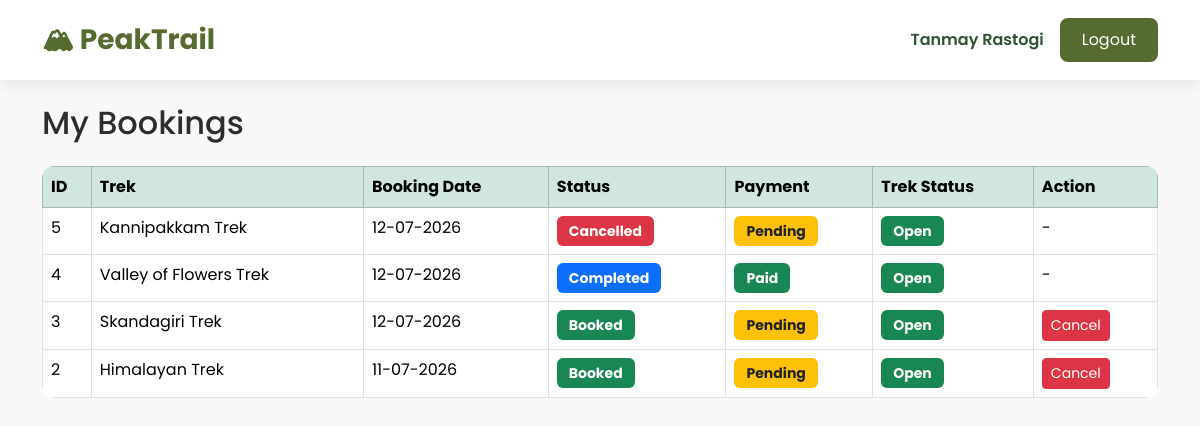
Screenshot of /trekker/my-bookings (signed in) with the database file from the repository.
### models/user.py (models this page shows, shortened)
class User(UserMixin, db.Model):
    __tablename__ = "users"
    id = db.Column(db.Integer, primary_key=True)
    name = db.Column(db.String(100), nullable=False)
    email = db.Column(db.String(120), unique=True, nullable=False)
    password = db.Column(db.String(255), nullable=False)
    role = db.Column(db.String(20), nullable=False)
    is_active = db.Column(db.Boolean, default=True)
    is_blacklisted = db.Column(db.Boolean, default=False)
    created_at = db.Column(db.DateTime, default=datetime.utcnow)
    bookings = db.relationship("Booking", backref="user", lazy=True)
    staff_profile = db.relationship(
        "StaffProfile",
        backref="user",
        uselist=False
    )

### models/booking.py (models this page shows, shortened)
class Booking(db.Model):
    __tablename__ = "bookings"
    id = db.Column(db.Integer, primary_key=True)
    user_id = db.Column(
        db.Integer,
        db.ForeignKey("users.id"),
        nullable=False
    )
    trek_id = db.Column(
        db.Integer,
        db.ForeignKey("treks.id"),
        nullable=False
    )
    booking_date = db.Column(
        db.DateTime,
        default=datetime.utcnow
    )
    booking_status = db.Column(
        db.String(20),
        default="Booked"
    )
    payment_status = db.Column(
        db.String(20),
        default="Pending"
    )

### models/trek.py (models this page shows, shortened)
class Trek(db.Model):
    __tablename__ = "treks"
    id = db.Column(db.Integer, primary_key=True)
    trek_name = db.Column(db.String(100), nullable=False)
    location = db.Column(db.String(100), nullable=False)
    image_url = db.Column(db.String(500))
    price = db.Column(
        db.Float,
        nullable=False,
        default=0
    )
    difficulty = db.Column(db.String(20), nullable=False)
    duration = db.Column(db.Integer, nullable=False)
    available_slots = db.Column(db.Integer, nullable=False)
    description = db.Column(db.Text)
    start_date = db.Column(db.Date, nullable=False)
    end_date = db.Column(db.Date, nullable=False)
    status = db.Column(
        db.String(20),
        default="Open"
    )
    assigned_staff_id = db.Column(
        db.Integer,
        db.ForeignKey("staff_profiles.id"),
        nullable=True
    )
    bookings = db.relationship(
        "Booking",
        backref="trek",
        lazy=True
    )

### routes/trekker.py (the view)
@trekker.route("/trekker/my-bookings")
@login_required
def my_bookings():
    if current_user.role != "trekker":
        flash("Access Denied!", "danger")
        return redirect(url_for("home"))
    bookings = Booking.query.filter_by(
        user_id=current_user.id
    ).order_by(
        Booking.booking_date.desc()
    ).all()
    return render_template(
        "trekker/my_bookings.html",
        bookings=bookings
    )

### app.py (called while the page is built)
@login_manager.user_loader
def load_user(user_id):
    return User.query.get(int(user_id))

### templates/trekker/my_bookings.html (shortened to what this page needs)
{% extends "base.html" %}
{% block content %}
<h2 class="mb-4">
My Bookings
</h2>
{% if bookings %}
<table class="table table-bordered table-hover">
<thead class="table-success">
<tr>
<th>ID</th>
<th>Trek</th>
<th>Booking Date</th>
<th>Status</th>
<th>Payment</th>
<th>Trek Status</th>
<th>Action</th>
</tr>
</thead>
<tbody>
{% for booking in bookings %}
<tr>
<td>{{ booking.id }}</td>
<td>{{ booking.trek.trek_name }}</td>
<td>{{ booking.booking_date.strftime("%d-%m-%Y") }}</td>
<td>
{% if booking.booking_status=="Booked" %}
<span class="badge bg-success">
Booked
</span>
{% elif booking.booking_status=="Completed" %}
<span class="badge bg-primary">
Completed
</span>
{% else %}
<span class="badge bg-danger">
Cancelled
</span>
{% endif %}
</td>
<td>
{% if booking.payment_status=="Paid" %}
<span class="badge bg-success">
Paid
</span>
{% else %}
<span class="badge bg-warning text-dark">
Pending
</span>
{% endif %}
</td>
<td>
{% if booking.trek.status=="Open" %}
<span class="badge bg-success">
Open
</span>
{% elif booking.trek.status=="Ongoing" %}
<span class="badge bg-warning text-dark">
Ongoing
</span>
{% elif booking.trek.status=="Completed" %}
<span class="badge bg-primary">
Completed
</span>
{% else %}
<span class="badge bg-danger">
Closed
</span>
{% endif %}
</td>
<td>
{% if booking.booking_status=="Booked" %}
<a href="{{ url_for('trekker.cancel_booking',
booking_id=booking.id) }}"
class="btn btn-danger btn-sm">
Cancel
</a>
{% else %}
-
{% endif %}
</td>
</tr>
{% endfor %}
</tbody>
</table>
{% else %}
<div class="alert alert-warning">
No bookings found.
</div>
{% endif %}
{% endblock %}

### templates/base.html (shortened to what this page needs)
<!DOCTYPE html>
<html lang="en">
<head>
    <link href="https://cdn.jsdelivr.net/npm/bootstrap@5.3.3/dist/css/bootstrap.min.css" rel="stylesheet">
    <link rel="stylesheet" href="{{ url_for('static', filename='css/style.css') }}">
</head>
<body>
    <nav class="navbar navbar-expand-lg custom-navbar">
<div class="container">
{% if current_user.is_authenticated %}
    {% if current_user.role=="admin" %}
        <a class="navbar-brand fw-bold"
        href="{{ url_for('admin.dashboard') }}">
        🏔 PeakTrail
        </a>
    {% elif current_user.role=="staff" %}
        <a class="navbar-brand fw-bold"
        href="{{ url_for('staff.dashboard') }}">
        🏔 PeakTrail
        </a>
    {% elif current_user.role=="trekker" %}
        <a class="navbar-brand fw-bold"
        href="{{ url_for('trekker.dashboard') }}">
        🏔 PeakTrail
        </a>
    {% endif %}
{% else %}
<a class="navbar-brand fw-bold"
href="{{ url_for('home') }}">
🏔 PeakTrail
</a>
{% endif %}
<div class="ms-auto d-flex align-items-center">
{% if current_user.is_authenticated %}
<span class="welcome-text">
{{ current_user.name }}
</span>
<a href="{{ url_for('auth.logout') }}"
class="btn btn-custom ms-3">
Logout
</a>
{% endif %}
</div>
</div>
</nav>
    <div class="container mt-4">
        {% block content %}
        {% endblock %}
    </div>
</body>
</html>

### static/css/style.css (style rules this page uses)
:root { --primary:#556B2F; --secondary:#2F5233; --accent:#F5F1E8; --background:#F8F8F6; --text:#2D2D2D; }
body { font-family:'Poppins',sans-serif; background:var(--background); color:var(--text); }
.custom-navbar { background:white; box-shadow:0 4px 15px rgba(0,0,0,.08); padding:14px; }
.navbar-brand { color:var(--primary)!important; font-size:28px; }
.welcome-text { font-weight:600; color:var(--secondary); }
.btn-custom { background:var(--primary); color:white; border:none; border-radius:8px; padding:10px 22px; transition:.3s; }
.table { background:white; border-radius:12px; overflow:hidden; }
.badge { padding:8px 12px; font-size:14px; }

### rows the page displays
User: name "Tanmay Rastogi"
Booking: id "5", trek.trek_name "Kannipakkam Trek", booking_date "12-07-2026", booking_status "Cancelled", payment_status "Pending"
Booking: id "4", trek.trek_name "Valley of Flowers Trek", booking_date "12-07-2026", booking_status "Completed", payment_status "Paid"
Booking: id "3", trek.trek_name "Skandagiri Trek", booking_date "12-07-2026", booking_status "Booked", payment_status "Pending"
Booking: id "2", trek.trek_name "Himalayan Trek", booking_date "11-07-2026", booking_status "Booked", payment_status "Pending"
